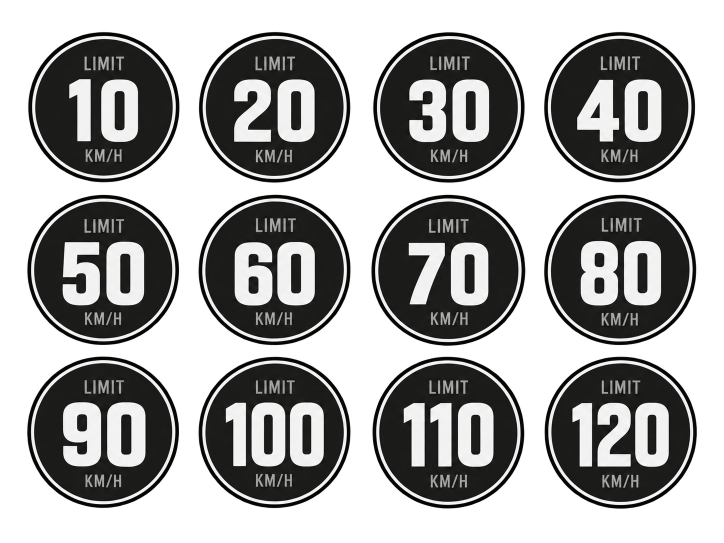
#> input picture tools/signs/GTA V-inspired design.png, 1448 x 1086 px (shown at 1/2 size); its folder holds 6 pictures in this run
$ python make_limit_signs.py
#> lines starting #> are read from the running program, lines starting #| are printed output that depends on the picture; after the words box and inside, x2 and y2 are one past the last pixel; in counts of white or black regions, pixels touching at a corner belong together
"""Builds the speed-limit signs from Gaurav's sign art (tools/signs/).

Each theme has two sheets of 12 finished signs (10, 20 ... 120 km/h): normal, and red for when
the driver is over the limit. Every sign is cut out as is, number and all, into
android/app/src/main/res/drawable-nodpi/limit_{gta,rdr,gta6}_<limit>{,_over}.png.

For limits the sheets don't have (25, 65...), the app draws the number itself on a blank sign made
here from the art (limit_blank_{gta,rdr}{,_over}.png): the "10" sign with its number painted out,
labels and ring kept. The number's size and centre are measured from the art and printed, so the
app places odd limits exactly where the art puts its numbers.

The GTA VI sheets (a white number over a pink "km/h" on a dark disc) are trimmed to their circle,
which drops the odd speck left around the edge where the background was cut away.

Run: python tools/make_limit_signs.py   (needs Pillow, numpy, scipy)
"""
from pathlib import Path

import numpy as np
from PIL import Image
from scipy import ndimage

ROOT = Path(__file__).resolve().parent.parent
SIGNS = ROOT / "tools" / "signs"
OUT = ROOT / "android" / "app" / "src" / "main" / "res" / "drawable-nodpi"
SIZE = 200  # px; drawn at up to 66 dp, so crisp up to ~3x
LIMITS = [10, 20, 30, 40, 50, 60, 70, 80, 90, 100, 110, 120]

SHEETS = {
    "gta": "GTA V-inspired design.png",
    "gta_over": "GTA V-inspired design - Red borders.png",
    "rdr": "RDR 2 -inspired design.png",
    "rdr_over": "RDR 2 -inspired design - red borders.png",
    "gta6": "GTA VI-inspired design.png",
    "gta6_over": "GTA VI-inspired design - Red borders.png",
}


def signs(sheet: Path, round_cut: bool = False) -> list[np.ndarray]:
    """The 12 signs on a sheet, in reading order, each centred on a transparent SIZE square.
    [round_cut]: clear everything outside the sign's circle."""
#> called with round_cut = False
    rgba = np.asarray(Image.open(sheet).convert("RGBA"))
#> rgba is the input picture: shape (1086, 1448, 4); mean R, G, B, A 48.7, 48.6, 48.1, 139.5
    labels, _ = ndimage.label(rgba[..., 3] > 128)
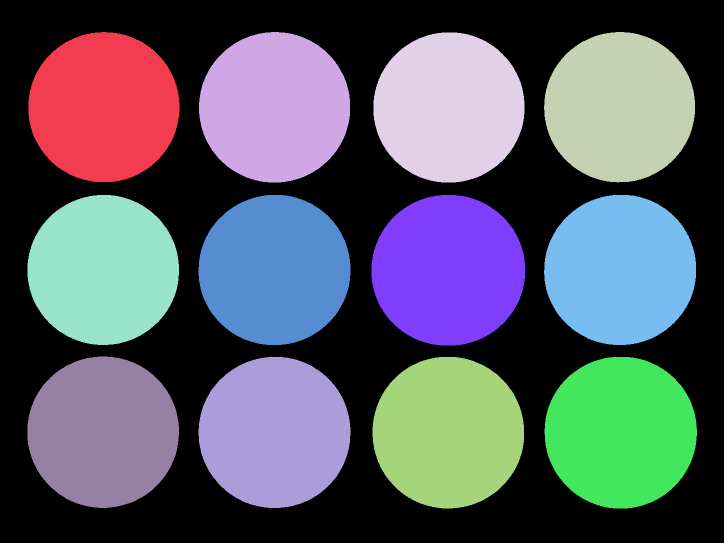
#> labels: shape (1086, 1448) int32 (shown at 1/2 size); 13 distinct labels, from 0 to 12; one colour per label, 0 black
    boxes = [b for b in ndimage.find_objects(labels) if b[1].stop - b[1].start > 200]
#> boxes = 12 items
    assert len(boxes) == 12, (sheet.name, len(boxes))
    # Reading order: rows by top edge (rows are ~320 px apart), then left to right.
    boxes.sort(key=lambda b: (round(b[0].start / 160), b[1].start))
    out = []
    for ys, xs in boxes:
        cell = rgba[ys, xs]
        if round_cut:
            cell = cell.copy()
            h, w = cell.shape[:2]
            yy, xx = np.mgrid[0:h, 0:w]
            # Soft edge one pixel wide just outside the circle the sign fills.
            r = np.hypot(yy - (h - 1) / 2, xx - (w - 1) / 2) - max(h, w) / 2
            cell[..., 3] = (cell[..., 3] * np.clip(1 - r, 0, 1)).astype(np.uint8)
        side = max(cell.shape[:2])
        square = Image.new("RGBA", (side, side), (0, 0, 0, 0))
        square.paste(Image.fromarray(cell, "RGBA"), ((side - cell.shape[1]) // 2, (side - cell.shape[0]) // 2))
        out.append(np.asarray(square.resize((SIZE, SIZE), Image.LANCZOS)))
#> this loop made 12 passes
#> side on passes 1 to 12: 302, 303, 302, 302, 303, 304, 308, 304, 303, 304, 303, 305
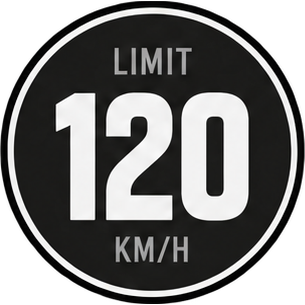
#> square: PIL image 305x305 RGBA; mean R, G, B, A 73, 72.8, 72.1, 198.7; transparent parts drawn white
#> after the loop, out = 12 items
    return out


def number_box(sign: np.ndarray, theme: str) -> tuple[float, float, float, float]:
    """Bounding box (x0, y0, x1, y1) of the big number's bright ink, as shares of the sign."""
    lum = sign[..., :3].astype(float).mean(-1)
    h, w = lum.shape
    yy, xx = np.mgrid[0:h, 0:w]
    r = np.hypot(yy - h / 2, xx - w / 2) / (w / 2)
    bright = (lum > 150) & (sign[..., 3] > 200) & (r < (0.66 if theme.startswith("gta") else 0.70))
    # GTA: skip the small grey LIMIT / KM/H labels (the number is pure white, the labels grey).
    if theme == "gta":
        bright &= lum > 215
    # GTA VI: skip the pink "km/h" (the number is white in all three channels).
    if theme == "gta6":
        bright &= sign[..., :3].min(-1) > 200
    labels, n = ndimage.label(bright)
    sizes = ndimage.sum(np.ones_like(labels), labels, range(1, n + 1))
    keep = np.isin(labels, [i + 1 for i, s in enumerate(sizes) if s > 40])
    ys, xs = np.nonzero(keep)
    return xs.min() / w, ys.min() / h, (xs.max() + 1) / w, (ys.max() + 1) / h


def blank(sign: np.ndarray, box: tuple[float, float, float, float]) -> np.ndarray:
    """The sign with its number painted out in the disc's own colour."""
    a = sign.copy()
    h, w = a.shape[:2]
    x0, y0, x1, y1 = box
    m = 0.03
    region = (slice(int((y0 - m) * h), int((y1 + m) * h) + 1), slice(int((x0 - m) * w), int((x1 + m) * w) + 1))
    patch = a[region]
    dark = patch[..., :3].astype(float).mean(-1) < 60
    fill = np.median(patch[dark][:, :3], axis=0) if dark.any() else np.array([20, 20, 20])
    patch[..., :3] = fill
    patch[..., 3] = 255
    return a


OUT.mkdir(parents=True, exist_ok=True)
for old in OUT.glob("limit_ring_rdr*.png"):
    old.unlink()
for key, file in SHEETS.items():
    theme, _, state = key.partition("_")
    suffix = "_" + state if state else ""
    cut = signs(SIGNS / file, round_cut=theme == "gta6")
#> cut = 12 items
    for limit, img in zip(LIMITS, cut):
        Image.fromarray(img, "RGBA").save(OUT / f"limit_{theme}_{limit}{suffix}.png", optimize=True)
#> this loop made 12 passes
#> limit on passes 1 to 12: 10, 20, 30, 40, 50, 60, 70, 80, 90, 100, 110, 120
#> pass 1, `Image.fromarray(img, "RGBA").save(OUT / f"limit_{theme}_{limit}{suffix..`:
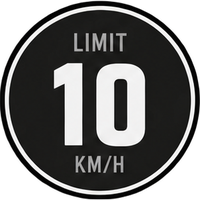
#> saved as limit_gta_10.png: PIL image 200x200 RGBA; mean R, G, B, A 61.3, 61.2, 60.4, 198.7; transparent parts drawn white
    # Where the art puts two- and three-digit numbers (averaged over the sheet).
    two = np.mean([number_box(s, theme) for s, l in zip(cut, LIMITS) if l < 100], axis=0)
#> in number_box, `yy, xx = np.mgrid[0:h, 0:w]`:
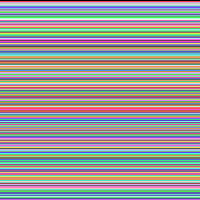
#> yy: shape (200, 200) int64; 200 distinct labels, from 0 to 199; one colour per label, 0 black
#> in number_box, `bright = (lum > 150) & (sign[..., 3] > 200) & (r < (0.66 if theme.star..`: bright: shape (200, 200) bool; 12.6% white; 14 white regions (4 under 20 px), largest, box (x1, y1, x2, y2) and area: (96, 64, 145, 146) 3102, (54, 63, 82, 145) 1596, (93, 35, 106, 51) 112
#> in number_box, `bright &= lum > 215`: bright: shape (200, 200) bool; 11.3% white; 2 white regions, box (x1, y1, x2, y2) and area: (97, 64, 145, 146) 2966, (54, 64, 82, 145) 1573
#> in number_box, `labels, n = ndimage.label(bright)`: labels: shape (200, 200) int32; 3 distinct labels, from 0 to 2
#> in number_box, `labels, n = ndimage.label(bright)`: n = 2
#> in number_box, `sizes = ndimage.sum(np.ones_like(labels), labels, range(1, n + 1))`: sizes = [1573, 2966]
#> in number_box, `ys, xs = np.nonzero(keep)`: ys = 4539 values from 64 to 145; xs = 4539 values, max 144 at index 1035, min 54 at index 381, mean 103.3
#> in number_box (call 2), `bright = (lum > 150) & (sign[..., 3] > 200) & (r < (0.66 if theme.star..`: bright: shape (200, 200) bool; 15.2% white; 14 white regions (5 under 20 px), largest, box (x1, y1, x2, y2) and area: (104, 63, 153, 146) 3111, (46, 63, 95, 145) 2621, (93, 35, 106, 51) 112
#> in number_box (call 2), `bright &= lum > 215`: bright: shape (200, 200) bool; 13.7% white; 2 white regions, box (x1, y1, x2, y2) and area: (104, 64, 152, 145) 2942, (47, 64, 95, 145) 2537
#> in number_box (call 2), `labels, n = ndimage.label(bright)`: labels: shape (200, 200) int32; 3 distinct labels, from 0 to 2
#> in number_box (call 3), `bright = (lum > 150) & (sign[..., 3] > 200) & (r < (0.66 if theme.star..`: bright: shape (200, 200) bool; 15.4% white; 14 white regions (4 under 20 px), largest, box (x1, y1, x2, y2) and area: (105, 63, 153, 145) 3043, (48, 63, 96, 146) 2773, (94, 35, 107, 50) 103
#> in number_box (call 3), `bright &= lum > 215`: bright: shape (200, 200) bool; 14% white; 2 white regions, box (x1, y1, x2, y2) and area: (105, 63, 153, 145) 2956, (48, 63, 96, 145) 2651
#> in number_box (call 3), `labels, n = ndimage.label(bright)`: labels: shape (200, 200) int32; 3 distinct labels, from 0 to 2
#> in number_box (call 4), `bright = (lum > 150) & (sign[..., 3] > 200) & (r < (0.66 if theme.star..`: bright: shape (200, 200) bool; 15% white; 14 white regions (6 under 20 px), largest, box (x1, y1, x2, y2) and area: (107, 63, 155, 145) 3052, (44, 63, 99, 145) 2604, (94, 35, 107, 50) 101
#> in number_box (call 4), `bright &= lum > 215`: bright: shape (200, 200) bool; 13.8% white; 2 white regions, box (x1, y1, x2, y2) and area: (107, 63, 155, 145) 2965, (44, 64, 99, 145) 2554
#> in number_box (call 4), `labels, n = ndimage.label(bright)`: labels: shape (200, 200) int32; 3 distinct labels, from 0 to 2
#> in number_box (call 5), `bright = (lum > 150) & (sign[..., 3] > 200) & (r < (0.66 if theme.star..`: bright: shape (200, 200) bool; 16.2% white; 14 white regions (6 under 20 px), largest, box (x1, y1, x2, y2) and area: (104, 62, 154, 146) 3188, (46, 63, 95, 146) 2956, (94, 35, 107, 50) 100
#> in number_box (call 5), `bright &= lum > 215`: bright: shape (200, 200) bool; 14.8% white; 2 white regions, box (x1, y1, x2, y2) and area: (105, 63, 154, 146) 3081, (47, 63, 95, 146) 2855
#> in number_box (call 5), `labels, n = ndimage.label(bright)`: labels: shape (200, 200) int32; 3 distinct labels, from 0 to 2
#> in number_box (call 6), `bright = (lum > 150) & (sign[..., 3] > 200) & (r < (0.66 if theme.star..`: bright: shape (200, 200) bool; 16.7% white; 14 white regions (4 under 20 px), largest, box (x1, y1, x2, y2) and area: (48, 64, 97, 147) 3201, (104, 63, 153, 147) 3153, (94, 35, 107, 50) 80
#> in number_box (call 6), `bright &= lum > 215`: bright: shape (200, 200) bool; 15.3% white; 2 white regions, box (x1, y1, x2, y2) and area: (48, 64, 97, 146) 3097, (104, 64, 153, 146) 3035
#> in number_box (call 6), `labels, n = ndimage.label(bright)`: labels: shape (200, 200) int32; 3 distinct labels, from 0 to 2
#> in number_box (call 7), `bright = (lum > 150) & (sign[..., 3] > 200) & (r < (0.66 if theme.star..`: bright: shape (200, 200) bool; 13.7% white; 11 white regions (2 under 20 px), largest, box (x1, y1, x2, y2) and area: (103, 64, 152, 145) 3066, (48, 64, 95, 144) 2063, (93, 35, 106, 51) 110
#> in number_box (call 7), `bright &= lum > 215`: bright: shape (200, 200) bool; 12.2% white; 2 white regions, box (x1, y1, x2, y2) and area: (104, 64, 151, 145) 2927, (49, 65, 95, 144) 1960
#> in number_box (call 7), `labels, n = ndimage.label(bright)`:
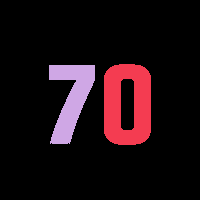
#> labels: shape (200, 200) int32; 3 distinct labels, from 0 to 2; one colour per label, 0 black
#> in number_box (call 7), `sizes = ndimage.sum(np.ones_like(labels), labels, range(1, n + 1))`: sizes = [2927, 1960]
#> in number_box (call 7), `ys, xs = np.nonzero(keep)`: ys = 4887 values from 64 to 144; xs = 4887 values, max 150 at index 954, min 49 at index 16, mean 104.6
#> in number_box (call 8), `bright = (lum > 150) & (sign[..., 3] > 200) & (r < (0.66 if theme.star..`: bright: shape (200, 200) bool; 16.9% white; 14 white regions (6 under 20 px), largest, box (x1, y1, x2, y2) and area: (48, 62, 97, 147) 3296, (105, 62, 154, 146) 3178, (95, 35, 108, 49) 89
#> in number_box (call 8), `bright &= lum > 215`: bright: shape (200, 200) bool; 15.6% white; 2 white regions, box (x1, y1, x2, y2) and area: (49, 62, 97, 146) 3152, (106, 62, 154, 146) 3075
#> in number_box (call 8), `labels, n = ndimage.label(bright)`:
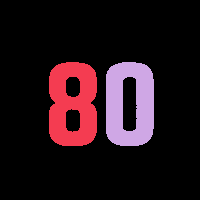
#> labels: shape (200, 200) int32; 3 distinct labels, from 0 to 2; one colour per label, 0 black
#> in number_box (call 8), `sizes = ndimage.sum(np.ones_like(labels), labels, range(1, n + 1))`: sizes = [3152, 3075]
#> in number_box (call 8), `ys, xs = np.nonzero(keep)`: ys = 6227 values from 62 to 145; xs = 6227 values, max 153 at index 1384, min 49 at index 1063, mean 100.6
#> in number_box (call 9), `bright = (lum > 150) & (sign[..., 3] > 200) & (r < (0.66 if theme.star..`: bright: shape (200, 200) bool; 17.3% white; 14 white regions (6 under 20 px), largest, box (x1, y1, x2, y2) and area: (105, 61, 156, 146) 3328, (47, 61, 97, 145) 3284, (94, 35, 107, 49) 96
#> in number_box (call 9), `bright &= lum > 215`:
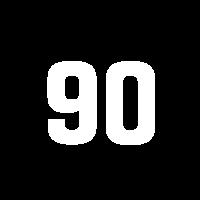
#> bright: shape (200, 200) bool; 15.7% white; 2 white regions, box (x1, y1, x2, y2) and area: (47, 61, 97, 145) 3191, (106, 61, 155, 145) 3101
#> in number_box (call 9), `sizes = ndimage.sum(np.ones_like(labels), labels, range(1, n + 1))`: sizes = [3191, 3101]
#> in number_box (call 9), `ys, xs = np.nonzero(keep)`: ys = 6292 values from 61 to 144; xs = 6292 values, max 154 at index 1035, min 47 at index 1312, mean 100.8
#> two = [0.241, 0.316, 0.762, 0.727]
    three = np.mean([number_box(s, theme) for s, l in zip(cut, LIMITS) if l >= 100], axis=0)
#> three = [0.192, 0.305, 0.81, 0.72]
    Image.fromarray(blank(cut[0], number_box(cut[0], theme)), "RGBA").save(OUT / f"limit_blank_{theme}{suffix}.png", optimize=True)
#> in blank, `x0, y0, x1, y1 = box`: x0 = 0.27; y0 = 0.32; x1 = 0.725; y1 = 0.73
#> in blank, `fill = np.median(patch[dark][:, :3], axis=0) if dark.any() else np.arr..`: fill = [27, 27, 26]
    for name, b in (("2-digit", two), ("3-digit", three)):
        print(f"{key:9} {name}: centre ({(b[0] + b[2]) / 2:.3f}, {(b[1] + b[3]) / 2:.3f})  height {b[3] - b[1]:.3f}  width {b[2] - b[0]:.3f}")
#> this loop made 2 passes
#> (name, b) on passes 1 to 2: ('2-digit', [0.241, 0.316, 0.762, 0.727]), ('3-digit', [0.192, 0.305, 0.81, 0.72])
#| gta       2-digit: centre (0.501, 0.521)  height 0.412  width 0.522
#| gta       3-digit: centre (0.501, 0.513)  height 0.415  width 0.618
print("limit signs ->", OUT)
